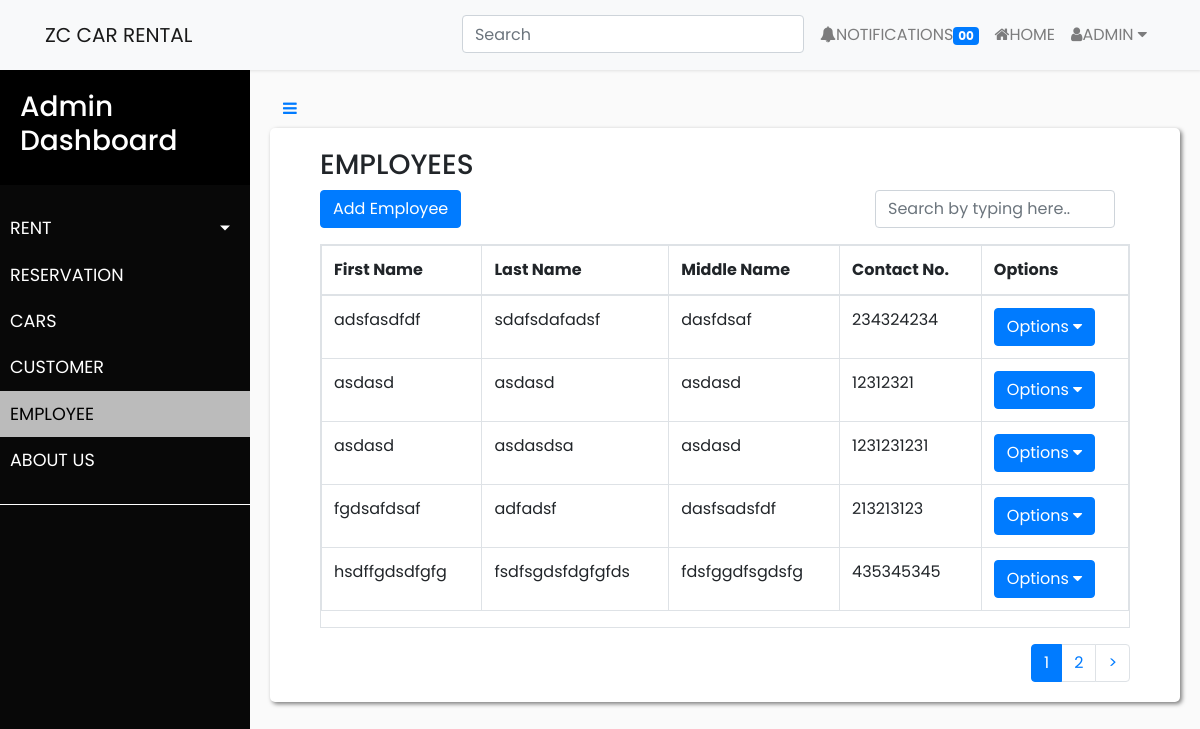
/Employee_controller/show, run on the app's committed database.
### tables this page shows
CREATE TABLE `tbl_employee` (
  `id` int(11) NOT NULL,
  `first_name` varchar(255) NOT NULL,
  `middle_name` varchar(255) NOT NULL,
  `last_name` varchar(255) NOT NULL,
  `contact` varchar(255) NOT NULL,
  `created_at` timestamp NOT NULL DEFAULT current_timestamp()
);

### index.php (called while the page is built, shortened)
<?php
require_once BASEPATH.'core/CodeIgniter.php';

### application/models/Employee_model.php (called while the page is built, shortened)
<?php
class Employee_model extends CI_Model {
	public function fetch_data($limit, $start) {
		$this->db->order_by('first_name', 'ASC');
		$this->db->limit($limit, $start);
		$query = $this->db->get('tbl_employee');
		return $query;
	}
}
?>

### application/views/admin/employee.php (the view, shortened to what this page needs)
<div class="admin-content">
<div class="container-fluid">
  <div class="col-md-12 search-table-col">
    <header>
      <h3>EMPLOYEES</h3>
    </header>
    <a class="btn btn-primary"  href="<?php echo base_url('admin_controller/add_employee');?>">Add Employee</a>
    <div class="form-group pull-right col-lg-4"><input type="text" placeholder="Search by typing here.." class="search form-control"></div><span class="counter pull-right"></span>
    <div class="table-responsive table-bordered table table-hover table-bordered results">
      <table class="table table-bordered" id="">
        <thead class="bill-header cs">
          <tr>
            <th id="trs-hd" class="">First Name</th>
            <th id="trs-hd" class="">Last Name</th>
            <th id="trs-hd" class="">Middle Name</th>
            <th id="trs-hd" class="">Contact No.</th>
            <th id="trs-hd" class="">Options</th>
          </tr>
        </thead>
        <tbody>
          <?php if($fetch_data->num_rows() > 0):?>
            <?php foreach($fetch_data->result_array() as $row): ?>
              <tr>
                  <td><?php echo $row['first_name'] ?></td>
                  <td><?php echo $row['last_name'] ?></td>
                  <td><?php echo $row['middle_name'] ?></td>
                  <td><?php echo $row['contact'] ?></td>
                <td>
                <div class="dropdown">
                <button class="btn btn-primary dropdown-toggle-btn" data-toggle="dropdown" aria-expanded="false" type="button" >Options <i class="fa fa-caret-down"></i></button>
                </div>
                </td>
              </tr>
            <?php endforeach; ?>
          <?php endif; ?>
        </tbody>
      </table>
    </div>
    <?php echo $pagination; ?>
  </div>
</div>
</div>

### assets/css/styles.css (style rules this page uses)
body { font-family: 'Poppins', sans-serif; background: #fafafa; }
a, a:hover, a:focus { color: inherit; text-decoration: none; transition: all 0.3s; }
.admin-content { padding: 20px; background: white; min-height: 460px; box-shadow: 2px 2px 4px rgba(0.5, 0.5,0.5, 0.5); border-radius: 5px; }

### data on the page
tbl_employee: first_name "adsfasdfdf", last_name "sdafsdafadsf", middle_name "dasfdsaf", contact "234324234"
tbl_employee: first_name "asdasd", last_name "asdasd", middle_name "asdasd", contact "12312321"
tbl_employee: first_name "asdasd", last_name "asdasdsa", middle_name "asdasd", contact "1231231231"
tbl_employee: first_name "fgdsafdsaf", last_name "adfadsf", middle_name "dasfsadsfdf", contact "213213123"
tbl_employee: first_name "hsdffgdsdfgfg", last_name "fsdfsgdsfdgfgfds", middle_name "fdsfggdfsgdsfg", contact "435345345"

### other printed values
$pagination "1 2 >"
